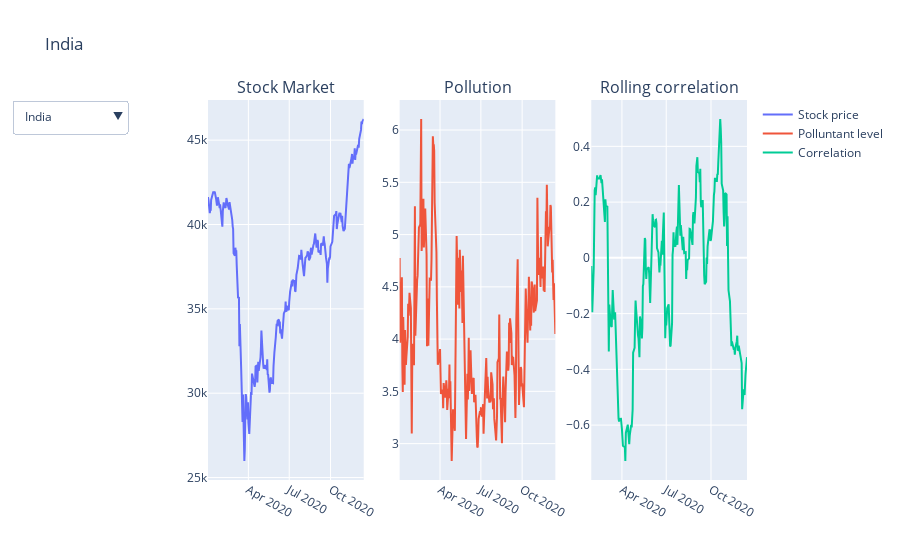
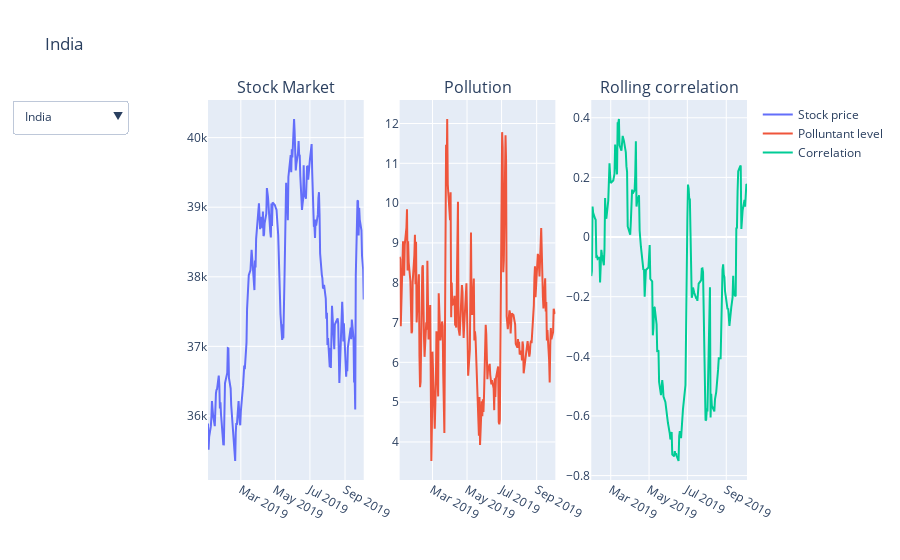

The code cell stored with these charts, in order, in its notebook:
### Code cell
import plotly.offline as py
import plotly.graph_objs as go
from plotly.offline import init_notebook_mode, iplot, plot
from plotly import tools
init_notebook_mode(connected=True)

x = [i for i in range(100)]
#2020 dataframes
df_1 = india_2020
df_2 = china_2020
df_3 = uk_2020
df_4 = us_2020
df_5 = aus_2020
df_6 = jap_2020
labels = ["India", "China", 'UK', 'United States', 'Australia', 'Japan' ]

#2019 dataframes
df_1a = india_2019
df_2a = china_2019
df_3a = uk_2019
df_4a = us_2019
df_5a = aus_2019
df_6a = jap_2019


### Create individual figures
# START OF 2020 figure
fig = make_subplots(rows=1, cols=3, subplot_titles=("Stock Market","Pollution", "Rolling correlation"))

# Add one ore more traces


trace1 = go.Scatter(x=df_1.index, y=df_1['Adj Close'], name='Stock price')
trace2 = go.Scatter(x=df_2.index, y=df_2['Adj Close'], name='Stock price', visible=False)
trace3 = go.Scatter(x=df_3.index, y=df_3['Adj Close'], name='Stock price', visible=False)
trace4 = go.Scatter(x=df_4.index, y=df_4['Adj Close'], name='Stock price', visible=False)
trace5 = go.Scatter(x=df_5.index, y=df_5['Adj Close'], name='Stock price', visible=False)
trace6 = go.Scatter(x=df_6.index, y=df_6['Adj Close'], name='Stock price', visible=False)

fig.append_trace(trace1, 1, 1)
fig.append_trace(trace2, 1, 1)
fig.append_trace(trace3, 1, 1)
fig.append_trace(trace4, 1, 1)
fig.append_trace(trace5, 1, 1)
fig.append_trace(trace6, 1, 1)

trace1 = go.Scatter(x=df_1.index, y=df_1['so2'], name = 'Polluntant level')
trace2 = go.Scatter(x=df_2.index, y=df_2['so2'], name = 'Polluntant level', visible = False)
trace3 = go.Scatter(x=df_3.index, y=df_3['so2'], name = 'Polluntant level', visible = False)
trace4 = go.Scatter(x=df_4.index, y=df_1['so2'], name = 'Polluntant level', visible = False)
trace5 = go.Scatter(x=df_5.index, y=df_2['so2'], name = 'Polluntant level', visible = False)
trace6 = go.Scatter(x=df_6.index, y=df_3['so2'], name = 'Polluntant level', visible = False)
               
fig.append_trace(trace1, 1, 2)
fig.append_trace(trace2, 1, 2)
fig.append_trace(trace3, 1, 2)
fig.append_trace(trace4, 1, 2)
fig.append_trace(trace5, 1, 2)
fig.append_trace(trace6, 1, 2)


df_corr1 = df_1[['StockPctChange', 'so2_pct_change']].rolling(20).corr().dropna()
df_corr1 = df_corr1.groupby(level=[0,0]).last()['StockPctChange'].droplevel(1)
df_corr2 = df_2[['StockPctChange', 'so2_pct_change']].rolling(20).corr().dropna()
df_corr2 = df_corr2.groupby(level=[0,0]).last()['StockPctChange'].droplevel(1)
df_corr3 = df_3[['StockPctChange', 'so2_pct_change']].rolling(20).corr().dropna()
df_corr3 = df_corr3.groupby(level=[0,0]).last()['StockPctChange'].droplevel(1)
df_corr4 = df_4[['StockPctChange', 'so2_pct_change']].rolling(20).corr().dropna()
df_corr4 = df_corr4.groupby(level=[0,0]).last()['StockPctChange'].droplevel(1)
df_corr5 = df_5[['StockPctChange', 'so2_pct_change']].rolling(20).corr().dropna()
df_corr5 = df_corr5.groupby(level=[0,0]).last()['StockPctChange'].droplevel(1)
df_corr6 = df_6[['StockPctChange', 'so2_pct_change']].rolling(20).corr().dropna()
df_corr6 = df_corr6.groupby(level=[0,0]).last()['StockPctChange'].droplevel(1)



#print(df_corr1)
trace1 = go.Scatter(x=df_corr1.index, y=df_corr1, name='Correlation')
trace2 = go.Scatter(x=df_corr2.index, y=df_corr2, name='Correlation', visible=False)
trace3 = go.Scatter(x=df_corr3.index, y=df_corr3, name='Correlation', visible=False)
trace4 = go.Scatter(x=df_corr4.index, y=df_corr1, name='Correlation', visible=False)
trace5 = go.Scatter(x=df_corr5.index, y=df_corr2, name='Correlation', visible=False)
trace6 = go.Scatter(x=df_corr6.index, y=df_corr3, name='Correlation', visible=False)
             

fig.append_trace(trace1, 1, 3)
fig.append_trace(trace2, 1, 3)
fig.append_trace(trace3, 1, 3)
fig.append_trace(trace4, 1, 3)
fig.append_trace(trace5, 1, 3)
fig.append_trace(trace6, 1, 3)

# END

buttons = []
for i, label in enumerate(labels):
    visibility = [i==j for j in range(len(labels))]
    button = dict(
                 label =  label,
                 method = 'update',
                 args = [{'visible': visibility},
                     {'title': label}])
    buttons.append(button)

updatemenus = list([
    dict(active=-1,
         x=-0.15,
         buttons=buttons
    )
])

fig['layout']['title'] = 'Title'
fig['layout']['showlegend'] = True
fig['layout']['updatemenus'] = updatemenus

iplot(fig, filename='dropdown')


# START OF 2019 FIGURE
fig = make_subplots(rows=1, cols=3, subplot_titles=("Stock Market","Pollution", "Rolling correlation"))

# Add one ore more traces


trace1 = go.Scatter(x=df_1a.index, y=df_1a['Adj Close'], name='Stock price')
trace2 = go.Scatter(x=df_2a.index, y=df_2a['Adj Close'], name='Stock price', visible=False)
trace3 = go.Scatter(x=df_3a.index, y=df_3a['Adj Close'], name='Stock price', visible=False)
trace4 = go.Scatter(x=df_4a.index, y=df_4a['Adj Close'], name='Stock price', visible=False)
trace5 = go.Scatter(x=df_5a.index, y=df_5a['Adj Close'], name='Stock price', visible=False)
trace6 = go.Scatter(x=df_6a.index, y=df_6a['Adj Close'], name='Stock price', visible=False)

fig.append_trace(trace1, 1, 1)
fig.append_trace(trace2, 1, 1)
fig.append_trace(trace3, 1, 1)
fig.append_trace(trace4, 1, 1)
fig.append_trace(trace5, 1, 1)
fig.append_trace(trace6, 1, 1)

trace1 = go.Scatter(x=df_1a.index, y=df_1a['so2'], name = 'Polluntant level')
trace2 = go.Scatter(x=df_2a.index, y=df_2a['so2'], name = 'Polluntant level', visible = False)
trace3 = go.Scatter(x=df_3a.index, y=df_3a['so2'], name = 'Polluntant level', visible = False)
trace4 = go.Scatter(x=df_4a.index, y=df_1a['so2'], name = 'Polluntant level', visible = False)
trace5 = go.Scatter(x=df_5a.index, y=df_2a['so2'], name = 'Polluntant level', visible = False)
trace6 = go.Scatter(x=df_6a.index, y=df_3a['so2'], name = 'Polluntant level', visible = False)
               
fig.append_trace(trace1, 1, 2)
fig.append_trace(trace2, 1, 2)
fig.append_trace(trace3, 1, 2)
fig.append_trace(trace4, 1, 2)
fig.append_trace(trace5, 1, 2)
fig.append_trace(trace6, 1, 2)


df_corr1 = df_1a[['StockPctChange', 'so2_pct_change']].rolling(20).corr().dropna()
df_corr1 = df_corr1.groupby(level=[0,0]).last()['StockPctChange'].droplevel(1)
df_corr2 = df_2a[['StockPctChange', 'so2_pct_change']].rolling(20).corr().dropna()
df_corr2 = df_corr2.groupby(level=[0,0]).last()['StockPctChange'].droplevel(1)
df_corr3 = df_3a[['StockPctChange', 'so2_pct_change']].rolling(20).corr().dropna()
df_corr3 = df_corr3.groupby(level=[0,0]).last()['StockPctChange'].droplevel(1)
df_corr4 = df_4a[['StockPctChange', 'so2_pct_change']].rolling(20).corr().dropna()
df_corr4 = df_corr4.groupby(level=[0,0]).last()['StockPctChange'].droplevel(1)
df_corr5 = df_5a[['StockPctChange', 'so2_pct_change']].rolling(20).corr().dropna()
df_corr5 = df_corr5.groupby(level=[0,0]).last()['StockPctChange'].droplevel(1)
df_corr6 = df_6a[['StockPctChange', 'so2_pct_change']].rolling(20).corr().dropna()
df_corr6 = df_corr6.groupby(level=[0,0]).last()['StockPctChange'].droplevel(1)



#print(df_corr1)
trace1 = go.Scatter(x=df_corr1.index, y=df_corr1, name='Correlation')
#slider_correlation(df_1, fig)
trace2 = go.Scatter(x=df_corr2.index, y=df_corr2, name='Correlation', visible=False)
trace3 = go.Scatter(x=df_corr3.index, y=df_corr3, name='Correlation', visible=False)
trace4 = go.Scatter(x=df_corr4.index, y=df_corr1, name='Correlation', visible=False)
trace5 = go.Scatter(x=df_corr5.index, y=df_corr2, name='Correlation', visible=False)
trace6 = go.Scatter(x=df_corr6.index, y=df_corr3, name='Correlation', visible=False)
             

fig.append_trace(trace1, 1, 3)
fig.append_trace(trace2, 1, 3)
fig.append_trace(trace3, 1, 3)
fig.append_trace(trace4, 1, 3)
fig.append_trace(trace5, 1, 3)
fig.append_trace(trace6, 1, 3)

# END

### Create buttons for drop down menu
buttons = []
for i, label in enumerate(labels):
    visibility = [i==j for j in range(len(labels))]
    button = dict(
                 label =  label,
                 method = 'update',
                 args = [{'visible': visibility},
                     {'title': label}])
    buttons.append(button)

updatemenus = list([
    dict(active=-1,
         x=-0.15,
         buttons=buttons
    )
])

fig['layout']['title'] = 'Title'
fig['layout']['showlegend'] = True
fig['layout']['updatemenus'] = updatemenus

iplot(fig, filename='dropdown')

### Figure 1 — Plotly figure (JSON) as saved in the notebook; plotly's stock layout.template omitted (floating-point values rounded to 4 significant figures; data arrays with more than 128 entries replaced by an {"elided": "..."} marker saying what was removed)
{"data": [{"name": "Stock price", "type": "scatter", "visible": true, "x": {"elided": "237 str values"}, "xaxis": "x", "y": {"elided": "237 float values"}, "yaxis": "y"}, {"name": "Stock price", "type": "scatter", "visible": false, "x": {"elided": "230 str values"}, "xaxis": "x", "y": {"elided": "230 float values"}, "yaxis": "y"}, {"name": "Stock price", "type": "scatter", "visible": false, "x": {"elided": "243 str values"}, "xaxis": "x", "y": {"elided": "243 float values"}, "yaxis": "y"}, {"name": "Stock price", "type": "scatter", "visible": false, "x": {"elided": "240 str values"}, "xaxis": "x", "y": {"elided": "240 float values"}, "yaxis": "y"}, {"name": "Stock price", "type": "scatter", "visible": false, "x": {"elided": "243 str values"}, "xaxis": "x", "y": {"elided": "243 float values"}, "yaxis": "y"}, {"name": "Stock price", "type": "scatter", "visible": false, "x": {"elided": "225 str values"}, "xaxis": "x", "y": {"elided": "225 float values"}, "yaxis": "y"}, {"name": "Polluntant level", "type": "scatter", "visible": true, "x": {"elided": "237 str values"}, "xaxis": "x2", "y": {"elided": "237 float values"}, "yaxis": "y2"}, {"name": "Polluntant level", "type": "scatter", "visible": false, "x": {"elided": "230 str values"}, "xaxis": "x2", "y": {"elided": "230 float values"}, "yaxis": "y2"}, {"name": "Polluntant level", "type": "scatter", "visible": false, "x": {"elided": "243 str values"}, "xaxis": "x2", "y": {"elided": "243 float values"}, "yaxis": "y2"}, {"name": "Polluntant level", "type": "scatter", "visible": false, "x": {"elided": "240 str values"}, "xaxis": "x2", "y": {"elided": "237 float values"}, "yaxis": "y2"}, {"name": "Polluntant level", "type": "scatter", "visible": false, "x": {"elided": "243 str values"}, "xaxis": "x2", "y": {"elided": "230 float values"}, "yaxis": "y2"}, {"name": "Polluntant level", "type": "scatter", "visible": false, "x": {"elided": "225 str values"}, "xaxis": "x2", "y": {"elided": "243 float values"}, "yaxis": "y2"}, {"name": "Correlation", "type": "scatter", "visible": true, "x": {"elided": "218 str values"}, "xaxis": "x3", "y": {"elided": "218 float values"}, "yaxis": "y3"}, {"name": "Correlation", "type": "scatter", "visible": false, "x": {"elided": "211 str values"}, "xaxis": "x3", "y": {"elided": "211 float values"}, "yaxis": "y3"}, {"name": "Correlation", "type": "scatter", "visible": false, "x": {"elided": "224 str values"}, "xaxis": "x3", "y": {"elided": "224 float values"}, "yaxis": "y3"}, {"name": "Correlation", "type": "scatter", "visible": false, "x": {"elided": "221 str values"}, "xaxis": "x3", "y": {"elided": "218 float values"}, "yaxis": "y3"}, {"name": "Correlation", "type": "scatter", "visible": false, "x": {"elided": "224 str values"}, "xaxis": "x3", "y": {"elided": "211 float values"}, "yaxis": "y3"}, {"name": "Correlation", "type": "scatter", "visible": false, "x": {"elided": "206 str values"}, "xaxis": "x3", "y": {"elided": "224 float values"}, "yaxis": "y3"}], "layout": {"annotations": [{"font": {"size": 16}, "showarrow": false, "text": "Stock Market", "x": 0.1444, "xanchor": "center", "xref": "paper", "y": 1, "yanchor": "bottom", "yref": "paper"}, {"font": {"size": 16}, "showarrow": false, "text": "Pollution", "x": 0.5, "xanchor": "center", "xref": "paper", "y": 1, "yanchor": "bottom", "yref": "paper"}, {"font": {"size": 16}, "showarrow": false, "text": "Rolling correlation", "x": 0.8556, "xanchor": "center", "xref": "paper", "y": 1, "yanchor": "bottom", "yref": "paper"}], "autosize": true, "showlegend": true, "title": {"text": "India"}, "updatemenus": [{"active": 0, "buttons": [{"args": [{"visible": [true, false, false, false, false, false]}, {"title": "India"}], "label": "India", "method": "update"}, {"args": [{"visible": [false, true, false, false, false, false]}, {"title": "China"}], "label": "China", "method": "update"}, {"args": [{"visible": [false, false, true, false, false, false]}, {"title": "UK"}], "label": "UK", "method": "update"}, {"args": [{"visible": [false, false, false, true, false, false]}, {"title": "United States"}], "label": "United States", "method": "update"}, {"args": [{"visible": [false, false, false, false, true, false]}, {"title": "Australia"}], "label": "Australia", "method": "update"}, {"args": [{"visible": [false, false, false, false, false, true]}, {"title": "Japan"}], "label": "Japan", "method": "update"}], "x": -0.15, "y": 1}], "xaxis": {"anchor": "y", "autorange": true, "domain": [0, 0.2889], "range": ["2020-01-02", "2020-12-14"], "type": "date"}, "xaxis2": {"anchor": "y2", "autorange": true, "domain": [0.3556, 0.6444], "range": ["2020-01-02", "2020-12-14"], "type": "date"}, "xaxis3": {"anchor": "y3", "autorange": true, "domain": [0.7111, 1], "range": ["2020-01-29", "2020-12-14"], "type": "date"}, "yaxis": {"anchor": "x", "autorange": true, "domain": [0, 1], "range": [24860.0, 47380.0], "type": "linear"}, "yaxis2": {"anchor": "x2", "autorange": true, "domain": [0, 1], "range": [2.652, 6.287], "type": "linear"}, "yaxis3": {"anchor": "x3", "autorange": true, "domain": [0, 1], "range": [-0.7969, 0.5663], "type": "linear"}}}

### Figure 2 — Plotly figure (JSON) as saved in the notebook; plotly's stock layout.template omitted (floating-point values rounded to 4 significant figures; data arrays with more than 128 entries replaced by an {"elided": "..."} marker saying what was removed)
{"data": [{"name": "Stock price", "type": "scatter", "visible": true, "x": {"elided": "184 str values"}, "xaxis": "x", "y": {"elided": "184 float values"}, "yaxis": "y"}, {"name": "Stock price", "type": "scatter", "visible": false, "x": {"elided": "180 str values"}, "xaxis": "x", "y": {"elided": "180 float values"}, "yaxis": "y"}, {"name": "Stock price", "type": "scatter", "visible": false, "x": {"elided": "193 str values"}, "xaxis": "x", "y": {"elided": "193 float values"}, "yaxis": "y"}, {"name": "Stock price", "type": "scatter", "visible": false, "x": {"elided": "192 str values"}, "xaxis": "x", "y": {"elided": "192 float values"}, "yaxis": "y"}, {"name": "Stock price", "type": "scatter", "visible": false, "x": {"elided": "192 str values"}, "xaxis": "x", "y": {"elided": "192 float values"}, "yaxis": "y"}, {"name": "Stock price", "type": "scatter", "visible": false, "x": {"elided": "182 str values"}, "xaxis": "x", "y": {"elided": "182 float values"}, "yaxis": "y"}, {"name": "Polluntant level", "type": "scatter", "visible": true, "x": {"elided": "184 str values"}, "xaxis": "x2", "y": {"elided": "184 float values"}, "yaxis": "y2"}, {"name": "Polluntant level", "type": "scatter", "visible": false, "x": {"elided": "180 str values"}, "xaxis": "x2", "y": {"elided": "180 float values"}, "yaxis": "y2"}, {"name": "Polluntant level", "type": "scatter", "visible": false, "x": {"elided": "193 str values"}, "xaxis": "x2", "y": {"elided": "193 float values"}, "yaxis": "y2"}, {"name": "Polluntant level", "type": "scatter", "visible": false, "x": {"elided": "192 str values"}, "xaxis": "x2", "y": {"elided": "184 float values"}, "yaxis": "y2"}, {"name": "Polluntant level", "type": "scatter", "visible": false, "x": {"elided": "192 str values"}, "xaxis": "x2", "y": {"elided": "180 float values"}, "yaxis": "y2"}, {"name": "Polluntant level", "type": "scatter", "visible": false, "x": {"elided": "182 str values"}, "xaxis": "x2", "y": {"elided": "193 float values"}, "yaxis": "y2"}, {"name": "Correlation", "type": "scatter", "visible": true, "x": {"elided": "165 str values"}, "xaxis": "x3", "y": {"elided": "165 float values"}, "yaxis": "y3"}, {"name": "Correlation", "type": "scatter", "visible": false, "x": {"elided": "161 str values"}, "xaxis": "x3", "y": {"elided": "161 float values"}, "yaxis": "y3"}, {"name": "Correlation", "type": "scatter", "visible": false, "x": {"elided": "174 str values"}, "xaxis": "x3", "y": {"elided": "174 float values"}, "yaxis": "y3"}, {"name": "Correlation", "type": "scatter", "visible": false, "x": {"elided": "173 str values"}, "xaxis": "x3", "y": {"elided": "165 float values"}, "yaxis": "y3"}, {"name": "Correlation", "type": "scatter", "visible": false, "x": {"elided": "173 str values"}, "xaxis": "x3", "y": {"elided": "161 float values"}, "yaxis": "y3"}, {"name": "Correlation", "type": "scatter", "visible": false, "x": {"elided": "163 str values"}, "xaxis": "x3", "y": {"elided": "174 float values"}, "yaxis": "y3"}], "layout": {"annotations": [{"font": {"size": 16}, "showarrow": false, "text": "Stock Market", "x": 0.1444, "xanchor": "center", "xref": "paper", "y": 1, "yanchor": "bottom", "yref": "paper"}, {"font": {"size": 16}, "showarrow": false, "text": "Pollution", "x": 0.5, "xanchor": "center", "xref": "paper", "y": 1, "yanchor": "bottom", "yref": "paper"}, {"font": {"size": 16}, "showarrow": false, "text": "Rolling correlation", "x": 0.8556, "xanchor": "center", "xref": "paper", "y": 1, "yanchor": "bottom", "yref": "paper"}], "autosize": true, "showlegend": true, "title": {"text": "India"}, "updatemenus": [{"active": 0, "buttons": [{"args": [{"visible": [true, false, false, false, false, false]}, {"title": "India"}], "label": "India", "method": "update"}, {"args": [{"visible": [false, true, false, false, false, false]}, {"title": "China"}], "label": "China", "method": "update"}, {"args": [{"visible": [false, false, true, false, false, false]}, {"title": "UK"}], "label": "UK", "method": "update"}, {"args": [{"visible": [false, false, false, true, false, false]}, {"title": "United States"}], "label": "United States", "method": "update"}, {"args": [{"visible": [false, false, false, false, true, false]}, {"title": "Australia"}], "label": "Australia", "method": "update"}, {"args": [{"visible": [false, false, false, false, false, true]}, {"title": "Japan"}], "label": "Japan", "method": "update"}], "x": -0.15, "y": 1}], "xaxis": {"anchor": "y", "autorange": true, "domain": [0, 0.2889], "range": ["2019-01-02", "2019-10-04"], "type": "date"}, "xaxis2": {"anchor": "y2", "autorange": true, "domain": [0.3556, 0.6444], "range": ["2019-01-02", "2019-10-04"], "type": "date"}, "xaxis3": {"anchor": "y3", "autorange": true, "domain": [0.7111, 1], "range": ["2019-01-29", "2019-10-04"], "type": "date"}, "yaxis": {"anchor": "x", "autorange": true, "domain": [0, 1], "range": [35080.0, 40540.0], "type": "linear"}, "yaxis2": {"anchor": "x2", "autorange": true, "domain": [0, 1], "range": [3.044, 12.59], "type": "linear"}, "yaxis3": {"anchor": "x3", "autorange": true, "domain": [0, 1], "range": [-0.8148, 0.4596], "type": "linear"}}}
